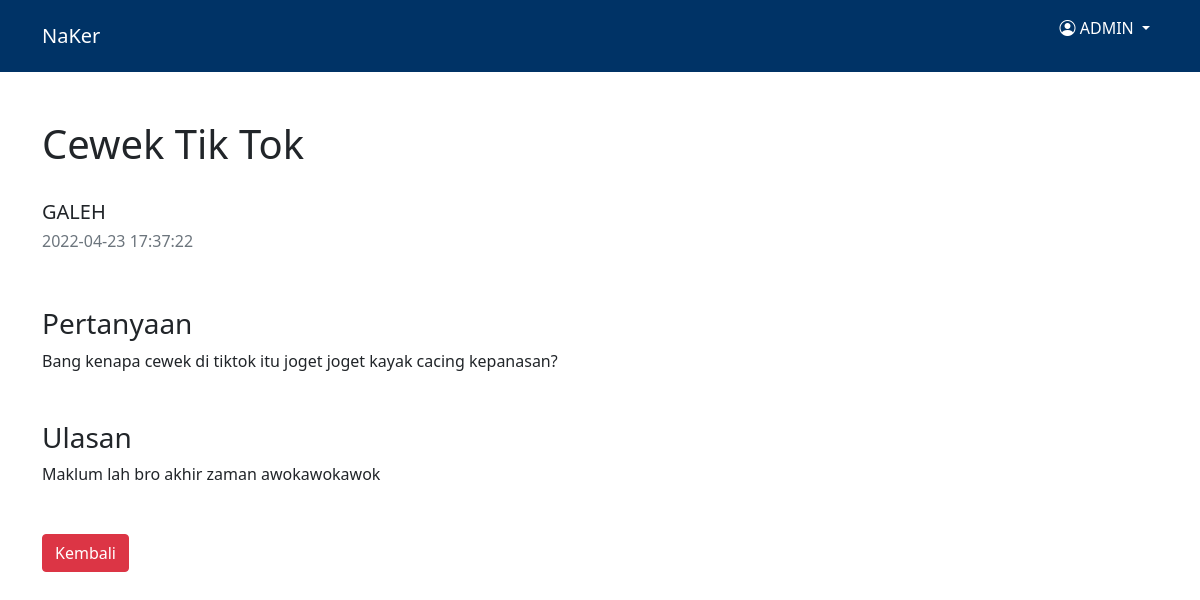
The page /public/User/asw/Cewek-Tik-Tok (signed in) on the database its author committed.
### tables this page shows
CREATE TABLE `users` (
  `id` int NOT NULL AUTO_INCREMENT,
  `name` varchar(128) DEFAULT NULL,
  `email` varchar(128) NOT NULL,
  `image` varchar(128) DEFAULT NULL,
  `password` varchar(255) NOT NULL,
  `gender` enum('Laki-laki','Perempuan','Other') DEFAULT NULL,
  `telp` varchar(20) DEFAULT NULL,
  `alamat` text,
  `role_id` int DEFAULT NULL,
  `is_active` tinyint DEFAULT NULL,
  `date_create` timestamp NULL DEFAULT CURRENT_TIMESTAMP,
  PRIMARY KEY (`id`),
  UNIQUE KEY `email` (`email`),
  KEY `fk_user_userRole` (`role_id`),
  CONSTRAINT `fk_user_userRole` FOREIGN KEY (`role_id`) REFERENCES `user_role` (`id`)
);

CREATE TABLE `qa` (
  `id` int NOT NULL AUTO_INCREMENT,
  `judul` varchar(255) NOT NULL,
  `ask` text,
  `answer` text,
  `user_id` int NOT NULL,
  `time_create` timestamp NULL DEFAULT CURRENT_TIMESTAMP,
  PRIMARY KEY (`id`),
  KEY `fk_askwer_users` (`user_id`),
  CONSTRAINT `qa_ibfk_1` FOREIGN KEY (`user_id`) REFERENCES `users` (`id`)
);

### app/core/Controller.php (called while the page is built, shortened)
<?php
class Controller {
    public function view($view, $data = []) {
        require_once "../app/views/" . $view . '.php';
    }
    public function model($model) {
        return new $model;
    }
}

### app/controllers/User.php (called while the page is built, shortened)
<?php session_start();
class User extends COntroller {
    public function asw($judul) {
        $data['user'] = $this->model('User_model')->viewUser($_SESSION)[0];
        $data['qall'] = $this->model('Qa_model')->cardQa();
        $data['asw'] = $this->model('Qa_model')->qaUser($judul);
        $data['page'] = $data['asw']['judul'] . " | Naker";
        $this->view("user/content", $data);
    }
}

### app/core/App.php (called while the page is built, shortened)
<?php
class App {
    private $method = 'index';
    private $parameter = [];
    public function __construct() {
            $url = $this->getUrl();
        if(isset($url[0])) {
            if(file_exists('../app/controllers/' . $url[0] . '.php')) {
                unset($url[0]);
            }
        }
        $this->controller = new $this->controller;
        if(isset($url[1])) {
            if(method_exists($this->controller, $url[1])) {
                $this->method = $url[1];
                unset($url[1]);
            }
        }
        if(!empty($url)) {
            $this->parameter = array_values($url);
        }
        call_user_func_array([$this->controller, $this->method], $this->parameter);
    }
    public function getUrl() {
        if(isset($_GET['url'])) {
            $url = rtrim($_GET['url'], '/');
            $url = filter_var($url, FILTER_SANITIZE_URL);
            $url = explode('/', $url);
            return $url;
        }
    }
}

### public/index.php (called while the page is built, shortened)
<?php
$app = new App();

### app/core/Database.php (called while the page is built, shortened)
<?php
class Database {
    private $host = DB_HOST;
    private $user = DB_USER;
    private $pass = DB_PASS;
    private $db_name = DB_NAME;
    private $connect;
    private $sql;
    public function __construct() {
        $source = "mysql:host=" . $this->host . ";dbname=" . $this->db_name;
        $options = [
            PDO::ATTR_PERSISTENT => true,
            PDO::ATTR_ERRMODE => PDO::ERRMODE_EXCEPTION
        ];
        try{
            $this->connect = new PDO($source, $this->user, $this->pass, $options);
        } catch(PDOException $e) {
            die($e->getMessage());
        }
    }
    public function query($sql) {
        $this->sql = $this->connect->prepare($sql);
    }
    public function execute() {
        $this->sql->execute();
    }
    public function resultSet() {
        $this->execute();
        return $this->sql->fetchAll(PDO::FETCH_ASSOC);
    }
    public function single() {
        $this->execute();
        return $this->sql->fetch(PDO::FETCH_ASSOC);
    }
}

### app/models/User_model.php (called while the page is built, shortened)
<?php
class User_model {
    private $db;
    public function __construct()
    {
        $this->db = new Database;
    }
    public function viewUser($data) {
        $email = $data['data']['email'];
        $sql = "SELECT * FROM users WHERE email = '$email'";
        $this->db->query($sql);
        $user = $this->db->resultSet();
        return $user;
    }
}

### app/models/Qa_model.php (called while the page is built, shortened)
<?php
class Qa_model {
    private $db;
    public function __construct()
    {
        $this->db = new Database;
    }
    public function cardQa() {
        $sql = "SELECT id, judul, time_create FROM qa WHERE answer IS NOT NULL";
        $this->db->query($sql);
        return $this->db->resultSet();
    }
    public function qaUser($judul) {
        $sql = "SELECT q.judul, q.ask, q.answer, q.time_create, u.name FROM qa AS q JOIN users AS u ON (q.user_id= u.id) WHERE q.judul = '$judul'";
        $this->db->query($sql);
        return $this->db->single();
    }
}

### app/views/user/content.php (the view, shortened to what this page needs)
<nav class="navbar fixed-top navbar-expand-lg navbar-dark" style="background-color: #003366;">
  <div class="container">
    <a class="navbar-brand" href="<?= BASEURL ?>user">NaKer</a>
      <div class="navbar-nav">
        <div class="dropdown">
            <p class="nav-link active dropdown-toggle" type="button" id="dropdownMenuButton1" data-bs-toggle="dropdown" aria-expanded="false">
            <i class="bi bi-person-circle fa-1x"></i> <?= strtoupper($data['user']['name']); ?>
            </p>
        </div>
      </div>
  </div>
</nav>
<div class="container" style="margin-top: 120px;">
    <div class="row">
        <div class="col-md-10 mb-4">
            <h1><?= str_replace(["-"], ' ', $data['asw']['judul']); ?></h1>
        </div>
        <div class="col-md-10">
            <h5><?= $data['asw']['name']; ?></h5>
        </div>
        <div class="col-md-10">
            <h6 class="text-muted"><?= $data['asw']['time_create']; ?></h6>
        </div>
    </div>
    <div class="row mt-5">
        <div class="col-md-10">
            <h3>Pertanyaan</h3>
        </div>
        <div class="col-md-10">
        <?= $data['asw']['ask']; ?>
        </div>
    </div>
    <div class="row mt-5">
        <div class="col-md-10">
                <h3>Ulasan</h3>
        </div>
        <div class="bgu">
            <div class="col-md-10">
            <?= $data['asw']['answer']; ?>
            </div>
        </div>
    </div>
    <a href="<?= BASEURL ?>home/qa"><button class="btn btn-danger mt-5 mb-5">Kembali</button></a>
</div>

### rows shown on the page
users: name "ADMIN"
qa: judul "Cewek Tik Tok", user.name "GALEH", time_create "2022-04-23 17:37:22", ask "Bang kenapa cewek di tiktok itu joget joget kayak cacing kepanasan?", answer "Maklum lah bro akhir zaman awokawokawok"
